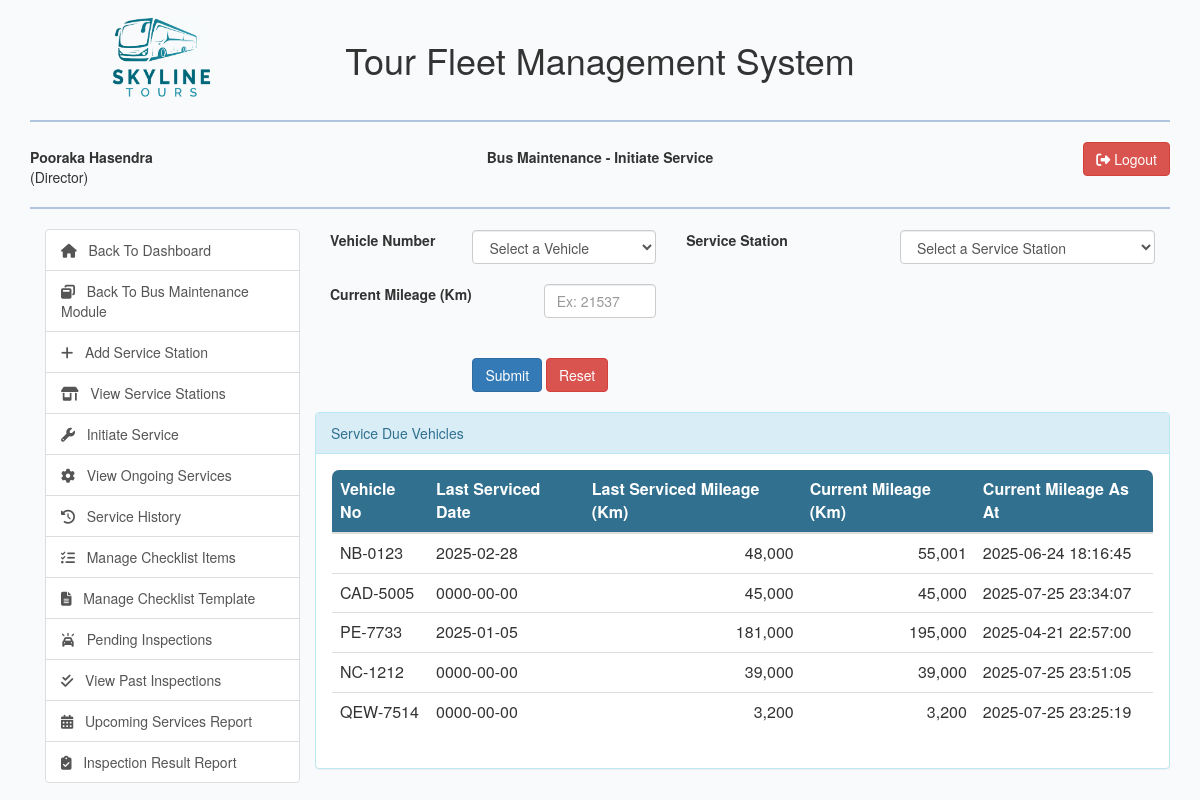
Page /view/initiate-service.php (signed in) on the committed database.
### tables this page shows
CREATE TABLE `bus` (
  `bus_id` int(10) NOT NULL,
  `category_id` int(10) NOT NULL,
  `vehicle_no` varchar(10) NOT NULL,
  `make` varchar(100) NOT NULL,
  `model` varchar(100) NOT NULL,
  `year` year(4) NOT NULL,
  `capacity` int(2) NOT NULL,
  `ac_available` char(1) NOT NULL,
  `service_interval_km` int(6) NOT NULL,
  `current_mileage_km` int(6) DEFAULT NULL,
  `current_mileage_as_at` datetime NOT NULL DEFAULT current_timestamp(),
  `last_service_mileage_km` int(6) NOT NULL,
  `service_interval_months` int(2) NOT NULL,
  `last_service_date` date NOT NULL,
  `bus_status` int(10) NOT NULL DEFAULT 1 COMMENT '-1 = Removed,\r\n0 = Out of Service,\r\n1 = Operational,\r\n2 = Service Due,\r\n3 = In Service,\r\n4 = Inspection Failed',
  `removed_by` int(10) DEFAULT NULL
);

### model/bus_model.php (called while the page is built, shortened)
<?php
class Bus{
    public function getServiceDueBuses(){
        $con = $GLOBALS["con"];
        $sql = "SELECT b.bus_id, b.category_id, b.vehicle_no, b.make, b.model, b.year, b.capacity, "
                . "b.ac_available, b.service_interval_km, b.current_mileage_km, b.current_mileage_as_at, b.last_service_mileage_km, "
                . "b.service_interval_months, b.last_service_date, b.bus_status, c.category_name  "
                . "FROM bus b, bus_category c WHERE b.category_id = c.category_id AND b.bus_status = '2'";
        $result = $con->query($sql) or die ($con->error);
        return $result;
    }
}

### view/initiate-service.php (the view, shortened to what this page needs)
<?php
include_once '../model/bus_model.php';
$busObj = new Bus();
$serviceDueBusResult = $busObj->getServiceDueBuses();
?>
<html lang="en">
<head>
    <link rel="stylesheet" type="text/css" href="../css/dataTables.bootstrap.min.css"/>
    <?php include_once "../includes/bootstrap_css_includes.php"?>
</head>
<body>
    <div class="container">
        <?php include_once "../includes/header_row_includes.php";?>
        <div class="col-md-3">
            <?php include_once "../includes/bus_maintenance_functions.php"; ?>
        </div>
        <form id="addServiceForm" action="../controller/service_detail_controller.php?status=initiate_service" method="post" enctype="multipart/form-data">
            <div class="col-md-9">
                <div class="row">
                    <div class="col-md-6 col-md-offset-3" id="msg" style="text-align:center;">
                    </div>
                </div>
                <div class="row">
                    <div class="col-md-2">
                        <label class="control-label">Vehicle Number</label>
                    </div>
                    <div class="col-md-3">
                        <select name="bus_id" id="bus_id" class="form-control" required="required">
                            <option value="">Select a Vehicle</option>
                        </select>
                    </div>
                    <div class="col-md-3">
                        <label class="control-label">Service Station</label>
                    </div>
                    <div class="col-md-4">
                        <select name="service_station_id" id="service_station_id" class="form-control" required="required">
                            <option value="">Select a Service Station</option>
                        </select>
                    </div>
                </div>
                <div class="row">
                    <div class="col-md-12">
                    </div>
                </div>
                <div class="row">
                    <div class="col-md-3">
                        <label class="control-label">Current Mileage (Km)</label>
                    </div>
                    <div class="col-md-2">
                        <input type="number" class="form-control" name="currentmileage" id="currentmileage" placeholder="Ex: 21537"/>
                    </div>
                </div>
                <div class="row">
                    <div class="col-md-12"> &nbsp; </div>
                </div>
                <div class="row">
                    <div class="col-md-12"> &nbsp; </div>
                </div>
                <div class="row">
                    <div class="col-md-offset-2 col-md-6">
                        <input type="submit" class="btn btn-primary" value="Submit"/>
                        <input type="reset" class="btn btn-danger" value="Reset"/>
                    </div>
                </div>
                <div class="row">
                    <div class="col-md-12">
                    </div>
                </div>
                <div class="row">
                    <div class="panel panel-info">
                        <div class="panel-heading">Service Due Vehicles</div>
                        <div class="panel-body">
                            <table class="table">
                                <thead>
                                    <tr>
                                        <th>Vehicle No</th>
                                        <th>Last Serviced Date</th>
                                        <th>Last Serviced Mileage (Km)</th>
                                        <th>Current Mileage (Km)</th>
                                        <th>Current Mileage As At</th>
                                    </tr>
                                </thead>
                                <tbody>
                                    <?php while($serviceDueBusRow=$serviceDueBusResult->fetch_assoc()){ ?>
                                    <tr>
                                        <td><?php echo $serviceDueBusRow['vehicle_no'];?></td>
                                        <td><?php echo $serviceDueBusRow['last_service_date'];?></td>
                                        <td style="text-align:right"><?php echo number_format($serviceDueBusRow['last_service_mileage_km'],0);?></td>
                                        <td style="text-align:right"><?php echo number_format($serviceDueBusRow['current_mileage_km'],0);?></td>
                                        <td><?php echo $serviceDueBusRow['current_mileage_as_at'];?></td>
                                    </tr>
                                    <?php } ?>
                                </tbody>
                            </table>
                        </div>
                    </div>
                </div>
            </div>
        </form>
    </div>
</body>
</html>

### css/custom.css (style rules this page uses)
body { background-color: #F9FAFB; }
.table { background-color:#ffffff; border-radius: 8px; overflow: hidden; border:1px solid lightsteelblue; }
.table thead { background-color: #31708f; color:white; }
.table tbody > tr > td { vertical-align: middle; }

### rows in the picture
bus: vehicle_no "NB-0123", last_service_date "2025-02-28", last_service_mileage_km "48,000", current_mileage_km "55,001", current_mileage_as_at "2025-06-24 18:16:45"
bus: vehicle_no "CAD-5005", last_service_date "0000-00-00", last_service_mileage_km "45,000", current_mileage_km "45,000", current_mileage_as_at "2025-07-25 23:34:07"
bus: vehicle_no "PE-7733", last_service_date "2025-01-05", last_service_mileage_km "181,000", current_mileage_km "195,000", current_mileage_as_at "2025-04-21 22:57:00"
bus: vehicle_no "NC-1212", last_service_date "0000-00-00", last_service_mileage_km "39,000", current_mileage_km "39,000", current_mileage_as_at "2025-07-25 23:51:05"
bus: vehicle_no "QEW-7514", last_service_date "0000-00-00", last_service_mileage_km "3,200", current_mileage_km "3,200", current_mileage_as_at "2025-07-25 23:25:19"

### other values in the picture
$userSession["user_fname"]." ".$userSession["user_lname"] "Pooraka Hasendra"
$userSession["role_name"] "Director"
$pageName "Bus Maintenance - Initiate Service"
